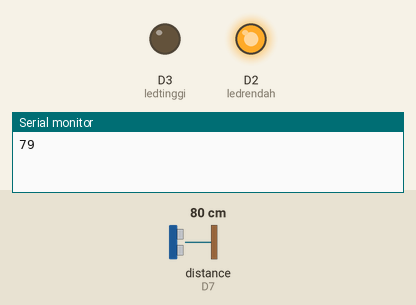
This sketch was run on a simulated ESP8266 (NodeMCU). Parts: output pins drawn as LEDs (lit = HIGH), the last lines printed to the serial monitor. Wiring (inferred from the names in the program): ultrasonic range finder: trigger D8; echo D7. The test bench sets the inputs (shaded band); at power-on: distance to the obstacle (sensor on D7) 80 cm. The echo pulse lasts 58.3 µs per cm; WiFi joins after 1.5 s; servers stay silent unless stated; pins used as bus, display or sensor lines are not drawn.

Above: at 3.0 s.
3.1 s: distance to the obstacle (sensor on D7) set to 87 cm
At 4.2 s:
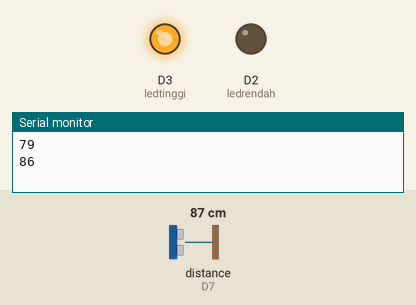
5.3 s: distance to the obstacle (sensor on D7) set to 2 cm
At 6.7 s:
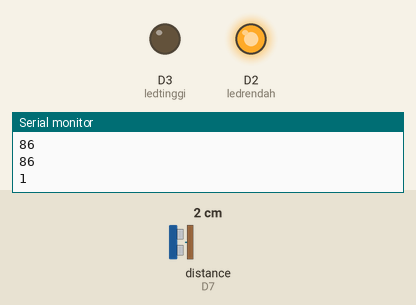
7.3 s: distance to the obstacle (sensor on D7) set to 120 cm
At 8.5 s:
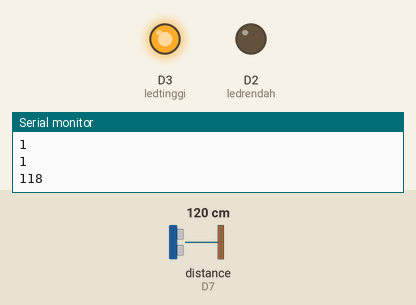
Timing chart, 0 to 10.3 s (numbered marks = the images above; inputs shaded):
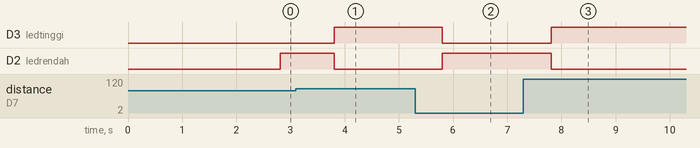

Measured:
- the behaviour switches between 81 and 82 cm on distance to the obstacle (sensor on D7) (found by bisection; images 0 and 1)
- after the input at 3.1 s, D3 (ledtinggi): LOW → HIGH after 0.71 s; D2 (ledrendah): HIGH → LOW after 0.71 s
- after the input at 5.3 s, D3 (ledtinggi): HIGH → LOW after 0.50 s; D2 (ledrendah): LOW → HIGH after 0.50 s
- after the input at 7.3 s, D3 (ledtinggi): LOW → HIGH after 0.51 s; D2 (ledrendah): HIGH → LOW after 0.51 s

The sketch:

blynk_crontrol_monitor.ino
```cpp
#define BLYNK_PRINT Serial

#include <ESP8266WiFi.h>
#include <BlynkSimpleEsp8266.h>
#define trigPin  D8
#define echoPin  D7
#define ledrendah D2
#define ledtinggi D3

char ssid[] = "wifi-name";
char pass[] = "password-wifi";
char auth[] = "ur-auth-code-from-blynk";

long duration;
int distance;

BlynkTimer timer;

void sendSensor()
{

  digitalWrite(trigPin, LOW);
  delayMicroseconds(2);

  digitalWrite(trigPin, HIGH);
  delayMicroseconds(10);
  digitalWrite(trigPin, LOW);

  duration = pulseIn(echoPin, HIGH);
  distance= duration*0.034/2;

  Serial.println(distance);
  if (distance <= 80){
    digitalWrite(ledrendah, HIGH);
    digitalWrite(ledtinggi, LOW);
  } else if (distance >= 80) {
    digitalWrite(ledtinggi, HIGH);
    digitalWrite(ledrendah, LOW);
  } else if (distance >= 2000){
    Blynk.tweet("Waw ketinggian air capai lebih dari 2000cm!\n #arduino #IoT #blynk @blynk_app");
  }

  Blynk.virtualWrite(V5, distance);

}

void setup()
{
  pinMode(trigPin, OUTPUT); // Sets the trigPin as an Output
  pinMode(echoPin, INPUT); // Sets the echoPin as an Input

  pinMode(ledrendah, OUTPUT);
  pinMode(ledtinggi, OUTPUT);

  // Debug console
  Serial.begin(115200);

  Blynk.begin(auth, ssid, pass);

  // Setup a function to be called every second
  timer.setInterval(1000L, sendSensor);
}

void loop()
{
  Blynk.run();
  timer.run();
}
```
